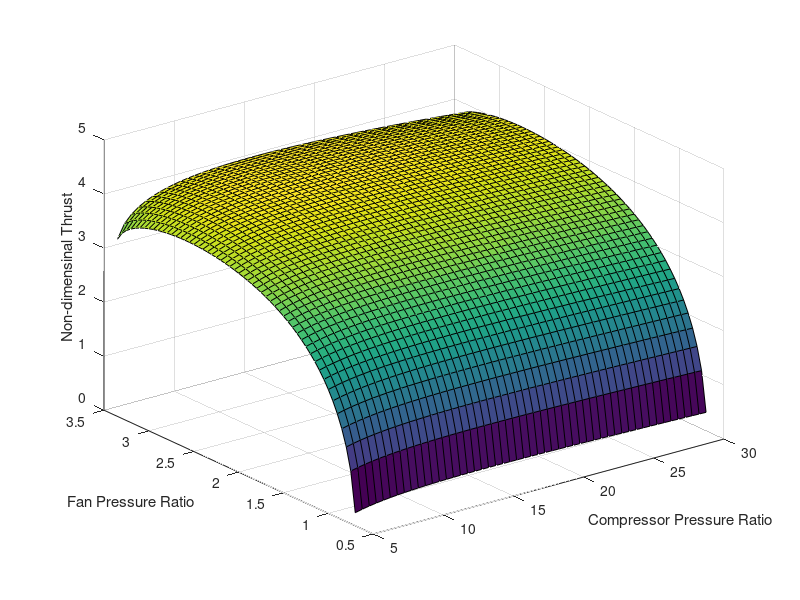

Write the MATLAB code that produced this figure.
clear all;
clc;

g = 1.4;
alpha = 4.0;
Tt4Ta = 5.78;
Ma = 0.75;
PiF = 0.7:0.05:3.35;
PiC = 5:0.5:30;
TtaTa = 1 + (g-1)*Ma*Ma/2;

ita = 1;
for pif = PiF
    tf = pif ^ (1 - 1/g);
    itb = 1;
    for pic = PiC
        tc = pic ^ (1 - 1/g);
        
        A = Tt4Ta/(TtaTa*tc);
        Aa = (TtaTa * tc * (1- (TtaTa/Tt4Ta*((tc-1) + alpha*(tf-1))))- 1);
        A = Ma * (sqrt((A*Aa)/(TtaTa-1)) - 1);
        B = alpha * Ma * (sqrt((TtaTa*tf - 1)/(TtaTa-1)) - 1);
        ndthrust(ita, itb) = (A + B);
        
        itb = itb + 1;
    end
    ita = ita + 1;
end

surf(PiC, PiF, ndthrust);
xlabel('Compressor Pressure Ratio')
ylabel('Fan Pressure Ratio')
zlabel('Non-dimensinal Thrust')